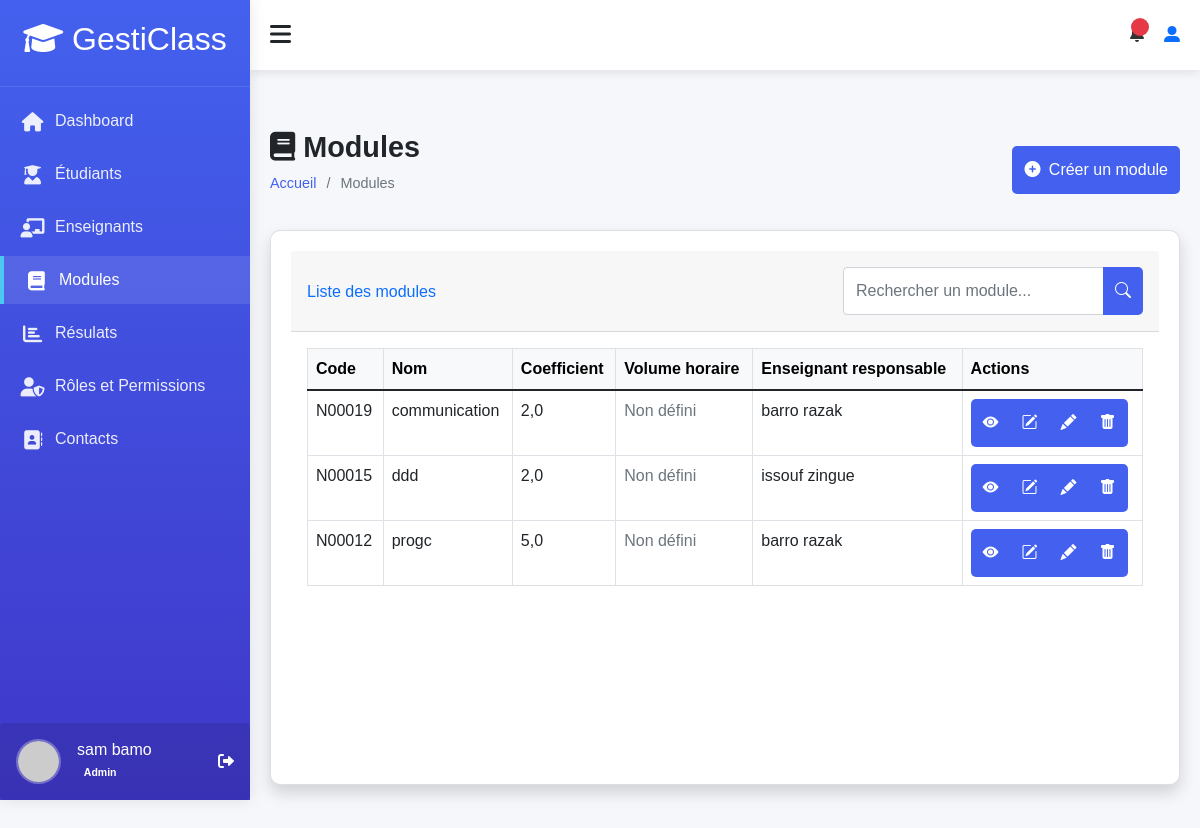
The page /accounts/modules/list/ (signed in) on the database its author committed.
### accounts/models.py (models this page shows, shortened)
class User(AbstractUser):
    ROLE_CHOICES = (
        ('admin', 'Administrateur'),
        ('teacher', 'Enseignant'),
        ('student', 'Élève'),
    )
    profil = models.CharField(max_length=10, choices=ROLE_CHOICES, default='student')
    phone = models.CharField(max_length=20, blank=True)
    birth_date = models.DateField(null=True, blank=True)
    photo = models.ImageField(upload_to='users/', null=True, blank=True)
    specialty = models.CharField(max_length=100, null=True, blank=True)
    hire_date = models.DateField(null=True, blank=True)
    address = models.TextField(blank=True)
    phone_number = models.CharField(max_length=15, blank=True)
    date_of_birth = models.DateField(null=True, blank=True)
    class Meta:
        permissions = [
        ("peut_acceder_module", "Peut acceder au module"),
        ("peut_acceder_aux_eleve", "Peut acceder aux eleves"),
        ("peut_acceder_aux_enseignants", "peut acceder aux enseigants"),
        ("peut_acceder_aux_roles", "peut acceder aux roles"),
        ("peut_acceder_au_dashboard", "Peut accéder au tableau de bord "),
        ("dashboard", "Peut voir les infos utiles  pour des étudiants"),
        ("peut_voir_infos_utile_teacher", "Peut voir les infos utiles pour des enseignants"),
        ("peut_agir_infos_utile_student", "Peut agir sur les infos utiles pour des étudiants"),
        ("peut_agir_infos_utile_teacher", "Peut agir sur les infos utiles pour des enseignants"),
        ("can_view_student_performance_data", "Peut voir ses données de performance  étudiants"),
        ("can_view_teacher_module_performance_data", "Peut voir les données de performance des modules des enseignants"),
        ("can_view_all_students_performance_data ", "Peut voir les données de performance de tous les étudiants"),
        ("can_view_student_list", "Peut voir la liste des étudiants"),
        ("can_view_teacher_list", "Peut voir la liste des enseignants"),
        ("can_view_module_list", "Peut voir la liste des modules"),
        ("can_view_results_list", "Peut voir la liste résultats"),
        ("can_view_suggestions_list", "Peut voir la liste des suggestions"),
        ("can_delete_suggestion", "Peut supprimer une suggestion"),
        ("can_delete_result", "Peut supprimer un résultat"),
        ("can_view_module_details", "Peut les details d'un module"),
        ("can_view_student_details", "Peut voir les détails d'un étudiant"),
        ("can_view_teacher_details", "Peut voir les détails d'un enseignant"),
        ("can_view_own_details", "Peut voir ses propres détails"),
        ("cans_view_results", "Peut voir les résultats"),
        ("can_view_own_results", "Peut voir ses propres résultats"),
        ("can_view_section__admin", "Peut voir la d'administration des section"),
        ("view_role", "Peut voir les rôles"),
        ("add_role", "Peut ajouter un rôle"),
        ("change_role", "Peut modifier un rôle"),
        ("delete_role", "Peut supprimer un rôle"),
        ("assign_role", "Peut assigner des rôles"),
        ("view_timetable", "Peut voir l'emploi du temps"),
        ("manage_timetable", "Peut gérer l'emploi du temps"),
        ("can_add_teacher", "Peut ajouter un enseignant"),
        ("can_add_student", "Peut ajouter un étudiant"),
        ("can_change_teacher", "Peut modifier un enseignant"),
        ("can_change_student", "Peut modifier un étudiant"),
        ("can_delete_teacher", "Peut supprimer un enseignant"),
        ("can_delete_student", "Peut supprimer un étudiant"),
        ("can_view_schoolinfo", "Peut voir les informations de l'école"),
        ("can_add_schoolinfo", "Peut ajouter les informations de l'école"),
        ("can_change_schoolinfo", "Peut modifier les informations de l'école"),
        ("can_delete_schoolinfo", "Peut supprimer les informations de l'école"),
        ]

class Module(models.Model):
    SEMESTER_CHOICES = [
        ('S1', 'Semestre 1'),
        ('S2', 'Semestre 2'),
        ('S3', 'Semestre 3'),
        ('S4', 'Semestre 4'),
        ('S5', 'Semestre 5'),
        ('S6', 'Semestre 6'),
    ]
    name = models.CharField(max_length=100, verbose_name="Nom du module")
    code = models.CharField(max_length=20, unique=True, verbose_name="Code du module")
    description = models.TextField(blank=True, verbose_name="Description")
    coefficient = models.FloatField(default=1, verbose_name="Coefficient")
    credit = models.IntegerField(default=1, verbose_name="Crédits")
    semester = models.CharField(
        max_length=2,
        choices=SEMESTER_CHOICES,
        blank=True,
        null=True,
        verbose_name="Semestre"
    )
    teacher = models.ForeignKey(
        User,
        on_delete=models.SET_NULL,
        null=True,
        blank=True,
        limit_choices_to={'profil': 'teacher'},
        verbose_name="Enseignant"
    )
    cm_hours = models.FloatField(default=0, verbose_name="Heures de CM")
    td_hours = models.FloatField(default=0, verbose_name="Heures de TD")
    tp_hours = models.FloatField(default=0, verbose_name="Heures de TP")

### accounts/views.py (the view)
# urls.py: path('modules/list/', views.modules_list,
@login_required
@permission_required('accounts.can_view_module_list', raise_exception=True)
def modules_list(request):
    modules = Module.objects.all().order_by('name')
    is_admin_user = request.user.is_superuser
    semester = request.GET.get('semester')
    if semester:
        modules = modules.filter(semester=semester)
    teacher_id = request.GET.get('teacher')
    if teacher_id:
        modules = modules.filter(teacher_id=teacher_id)
    teachers = User.objects.filter(profil='teacher')
    semesters = [
        ('S1', 'Semestre 1'),
        ('S2', 'Semestre 2'),
        ('S3', 'Semestre 3'),
        ('S4', 'Semestre 4'),
        ('S5', 'Semestre 5'),
        ('S6', 'Semestre 6'),
    ]
    context = {
        'modules': modules,
        'teachers': teachers,
        'semesters': semesters,
        'selected_semester': semester,
        'selected_teacher': teacher_id,
        'is_admin': is_admin_user,
        'title': 'Liste des modules'
    }
    return render(request, 'modules/list.html', context)

### accounts/templates/modules/list.html (shortened to what this page needs)
{% extends "models/base.html" %}
{% load static %}
{% block content %}
<div class="content">
    <div class="page-title">
        <div>
            <h2><i class="fas fa-book me-2"></i>Modules</h2>
            <ul class="breadcrumb">
                <li><a href="{% url 'dashboard:dashboard' %}">Accueil</a></li>
                <li>Modules</li>
            </ul>
        </div>
        {% if is_admin %}
        <button class="btn btn-primary" data-bs-toggle="modal" data-bs-target="#createModuleModal">
            <i class="fas fa-plus-circle me-1"></i> Créer un module
        </button>
        {% endif %}
    </div>
    <div class="card shadow mb-4">
        <div class="card-header py-3 d-flex flex-row align-items-center justify-content-between">
            <h6 class="m-0 font-weight-bold text-primary">Liste des modules</h6>
            <div class="d-flex gap-2">
                <div class="input-group" style="width: 300px;">
                    <input type="text" class="form-control" placeholder="Rechercher un module..." id="searchInput">
                    <button class="btn btn-outline-primary" type="button" id="searchButton">
                        <i class="bi bi-search"></i>
                    </button>
                </div>
            </div>
        </div>
        <div class="card-body">
            <div class="table-responsive">
                <table class="table table-bordered table-hover" id="moduleTable" width="100%" cellspacing="0">
                    <thead class="table-light">
                        <tr>
                            <th>Code</th>
                            <th>Nom</th>
                            <th>Coefficient</th>
                            <th>Volume horaire</th>
                            <th>Enseignant responsable</th>
                            <th>Actions</th>
                        </tr>
                    </thead>
                    <tbody>
                        {% for module in modules %}
                        <tr>
                            <td>{{ module.code }}</td>
                            <td>{{ module.name }}</td>
                            <td>{{ module.coefficient }}</td>
                            <td>
                                {% if module.cm_hours or module.td_hours or module.tp_hours %}
                                    {% if module.cm_hours %}<span class="badge bg-primary me-1">CM: {{ module.cm_hours }}h</span>{% endif %}
                                    {% if module.td_hours %}<span class="badge bg-info me-1">TD: {{ module.td_hours }}h</span>{% endif %}
                                    {% if module.tp_hours %}<span class="badge bg-success">TP: {{ module.tp_hours }}h</span>{% endif %}
                                {% else %}
                                    <span class="text-muted">Non défini</span>
                                {% endif %}
                            </td>
                            <td>
                                {% if module.teacher %}
                                    {{ module.teacher.get_full_name }}
                                {% else %}
                                    Non assigné
                                {% endif %}
                            </td>
                            <td>
                                <div class="btn-group" role="group">
                                    <a href="{% url 'accounts:module_detail' module.id %}"
                                       class="btn btn-outline-primary btn-sm"
                                       data-bs-toggle="tooltip"
                                       title="Voir détails">
                                        <i class="bi bi-eye-fill"></i>
                                    </a>
                                    {% if perms.accounts.can_add_result %}
                                    <a href="{% url 'accounts:add_grades' module.id %}"
                                       class="btn btn-outline-success btn-sm"
                                       data-bs-toggle="tooltip"
                                       title="Ajouter des notes">
                                        <i class="bi bi-pencil-square"></i>
                                    </a>
                                    {% endif %}
                                    {% if  perms.accounts.can_change_module %}
                                    <a href="{% url 'accounts:update_module' module.id %}"
                                       class="btn btn-outline-warning btn-sm"
                                       data-bs-toggle="tooltip"
                                       title="Modifier">
                                        <i class="bi bi-pencil-fill"></i>
                                    </a>
                                    <button class="btn btn-outline-danger btn-sm"
                                            data-bs-toggle="modal"
                                            data-bs-target="#deleteModuleModal"
                                            data-module-id="{{ module.id }}"
                                            data-module-name="{{ module.code }} - {{ module.name }}"
                                            title="Supprimer">
                                        <i class="bi bi-trash-fill"></i>
                                    </button>
                                    {% endif %}
                                </div>
                            </td>
                        </tr>
                        {% empty %}
                        <tr>
                            <td colspan="6" class="text-center">Aucun module enregistré</td>
                        </tr>
                        {% endfor %}
                    </tbody>
                </table>
            </div>
        </div>
    </div>
</div>
{% endblock %}

### templates/models/sidebar.html
<div class="sidebar" id="sidebar">
    <div class="sidebar-header">
        <h2><i class="fas fa-graduation-cap text-white"></i> GestiClass</h2>
    </div>
    <div class="sidebar-menu">
        <ul>
            <li><a href="{% url 'dashboard:dashboard' %}" class="active">
                <i class="fas fa-home"></i> <span>Dashboard</span>
            </a></li>
            <li><a href="{% url 'accounts:students_list' %}">
                <i class="fas fa-user-graduate"></i> <span>Étudiants</span>
            </a></li>
            {% if perms.accounts.peut_acceder_aux_enseignants %}
            <li><a href="{% url 'accounts:teachers_list' %}" >
                <i class="fas fa-chalkboard-teacher"></i> <span>Enseignants</span>
            </a></li>
            {% endif %}
            {% if perms.accounts.peut_acceder_module %}
            <li><a href="{% url 'accounts:modules_list' %}">
                <i class="fas fa-book"></i> <span>Modules</span>
            </a></li>
            {% endif %}
            <li><a href="{% url 'accounts:results_list' %}">
                <i class="fas fa-chart-bar"></i> <span>Résulats</span>
            </a></li>
            {% if perms.accounts.peut_acceder_aux_roles %}
            <li><a href="{% url 'accounts:role_list' %}">
                <i class="fas fa-user-shield"></i> <span>Rôles et Permissions</span>
            </a></li>
            {% endif %}
            <li><a href="{% url 'accounts:contact' %}">
                <i class="fas fa-address-book"></i> <span>Contacts</span>
            </a></li>
        </ul>
    </div>
    <div class="user-profile d-flex align-items-center p-3 rounded">
        {% if user.photo %}
            <img src="{{ user.photo.url }}"
                 alt="Photo de {{ user.get_full_name }}"
                 class="rounded-circle me-3"
                 style="width: 45px; height: 45px; object-fit: cover;">
        {% else %}
            <img src="https://ui-avatars.com/api/?name={{ user.first_name }}+{{ user.last_name }}&background=0D8ABC&color=fff&size=128"
                 alt="Avatar de {{ user.get_full_name }}"
                 class="rounded-circle me-3"
                 style="width: 45px; height: 45px; object-fit: cover;">
        {% endif %}
        <div class="user-info">
            <h6 class="mb-0">{{ user.get_full_name }}</h6>
            <small>
                {% if user.profil == 'student' %}
                    <span class="badge rounded-pill">Élève</span>
                {% elif user.profil == 'teacher' %}
                    <span class="badge rounded-pill">Professeur</span>
                {% elif user.profil == 'admin' %}
                    <span class="badge rounded-pill">Admin</span>
                {% endif %}
            </small>
        </div>
        <div class="ms-auto">
            <a href="{% url 'accounts:logout' %}" class="text-decoration-none text-white">
                <i class="fas fa-sign-out-alt"></i>
            </a>
        </div>
    </div>
</div>

### rows shown on the page
User: get_full_name "sam bamo"
Module: code "N00019", name "communication", coefficient "2,0", cm_hours "Non défini", teacher.get_full_name "barro razak"
Module: code "N00015", name "ddd", coefficient "2,0", cm_hours "Non défini", teacher.get_full_name "issouf zingue"
Module: code "N00012", name "progc", coefficient "5,0", cm_hours "Non défini", teacher.get_full_name "barro razak"
